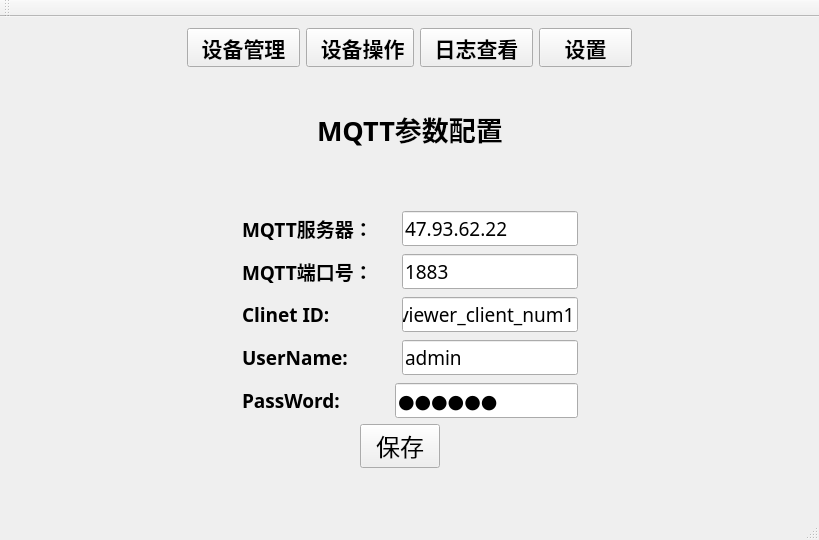
<?xml version="1.0" encoding="UTF-8"?>
<ui version="4.0">
 <class>MainWindow</class>
 <widget class="QMainWindow" name="MainWindow">
  <property name="geometry">
   <rect>
    <x>0</x>
    <y>0</y>
    <width>819</width>
    <height>540</height>
   </rect>
  </property>
  <property name="windowTitle">
   <string>MainWindow</string>
  </property>
  <widget class="QWidget" name="centralWidget">
   <layout class="QGridLayout" name="gridLayout_4">
    <item row="0" column="0">
     <layout class="QHBoxLayout" name="horizontalLayout_3">
      <property name="sizeConstraint">
       <enum>QLayout::SetFixedSize</enum>
      </property>
      <property name="bottomMargin">
       <number>2</number>
      </property>
      <item>
       <spacer name="horizontalSpacer_5">
        <property name="orientation">
         <enum>Qt::Horizontal</enum>
        </property>
        <property name="sizeHint" stdset="0">
         <size>
          <width>28</width>
          <height>20</height>
         </size>
        </property>
       </spacer>
      </item>
      <item>
       <widget class="QToolButton" name="tbn_device">
        <property name="sizePolicy">
         <sizepolicy hsizetype="Minimum" vsizetype="Minimum">
          <horstretch>0</horstretch>
          <verstretch>0</verstretch>
         </sizepolicy>
        </property>
        <property name="font">
         <font>
          <family>Aharoni</family>
          <pointsize>16</pointsize>
          <weight>75</weight>
          <bold>true</bold>
         </font>
        </property>
        <property name="toolTipDuration">
         <number>-2</number>
        </property>
        <property name="text">
         <string> 设备管理 </string>
        </property>
       </widget>
      </item>
      <item>
       <widget class="QToolButton" name="tbn_dev_contrl">
        <property name="sizePolicy">
         <sizepolicy hsizetype="Minimum" vsizetype="Minimum">
          <horstretch>0</horstretch>
          <verstretch>0</verstretch>
         </sizepolicy>
        </property>
        <property name="font">
         <font>
          <family>Aharoni</family>
          <pointsize>16</pointsize>
          <weight>75</weight>
          <bold>true</bold>
         </font>
        </property>
        <property name="text">
         <string> 设备操作</string>
        </property>
       </widget>
      </item>
      <item>
       <widget class="QToolButton" name="tbn_view">
        <property name="sizePolicy">
         <sizepolicy hsizetype="Minimum" vsizetype="Minimum">
          <horstretch>0</horstretch>
          <verstretch>0</verstretch>
         </sizepolicy>
        </property>
        <property name="font">
         <font>
          <family>Aharoni</family>
          <pointsize>16</pointsize>
          <weight>75</weight>
          <bold>true</bold>
         </font>
        </property>
        <property name="text">
         <string> 日志查看 </string>
        </property>
       </widget>
      </item>
      <item>
       <widget class="QToolButton" name="tbn_setting">
        <property name="sizePolicy">
         <sizepolicy hsizetype="Minimum" vsizetype="Minimum">
          <horstretch>0</horstretch>
          <verstretch>0</verstretch>
         </sizepolicy>
        </property>
        <property name="font">
         <font>
          <family>Aharoni</family>
          <pointsize>16</pointsize>
          <weight>75</weight>
          <bold>true</bold>
         </font>
        </property>
        <property name="text">
         <string>   设置   </string>
        </property>
       </widget>
      </item>
      <item>
       <spacer name="horizontalSpacer_6">
        <property name="orientation">
         <enum>Qt::Horizontal</enum>
        </property>
        <property name="sizeHint" stdset="0">
         <size>
          <width>28</width>
          <height>20</height>
         </size>
        </property>
       </spacer>
      </item>
     </layout>
    </item>
    <item row="1" column="0">
     <widget class="QStackedWidget" name="stackedWidget">
      <property name="minimumSize">
       <size>
        <width>0</width>
        <height>427</height>
       </size>
      </property>
      <property name="currentIndex">
       <number>5</number>
      </property>
      <widget class="QWidget" name="page">
       <layout class="QGridLayout" name="gridLayout">
        <item row="0" column="0">
         <layout class="QVBoxLayout" name="verticalLayout_2">
          <item>
           <spacer name="verticalSpacer_4">
            <property name="orientation">
             <enum>Qt::Vertical</enum>
            </property>
            <property name="sizeHint" stdset="0">
             <size>
              <width>20</width>
              <height>28</height>
             </size>
            </property>
           </spacer>
          </item>
          <item>
           <layout class="QHBoxLayout" name="horizontalLayout_2">
            <item>
             <spacer name="horizontalSpacer_3">
              <property name="orientation">
               <enum>Qt::Horizontal</enum>
              </property>
              <property name="sizeHint" stdset="0">
               <size>
                <width>198</width>
                <height>20</height>
               </size>
              </property>
             </spacer>
            </item>
            <item>
             <widget class="QLabel" name="label">
              <property name="font">
               <font>
                <family>Aharoni</family>
                <pointsize>22</pointsize>
                <weight>75</weight>
                <bold>true</bold>
               </font>
              </property>
              <property name="text">
               <string>智能井盖管理系统</string>
              </property>
             </widget>
            </item>
            <item>
             <spacer name="horizontalSpacer_4">
              <property name="orientation">
               <enum>Qt::Horizontal</enum>
              </property>
              <property name="sizeHint" stdset="0">
               <size>
                <width>238</width>
                <height>20</height>
               </size>
              </property>
             </spacer>
            </item>
           </layout>
          </item>
          <item>
           <spacer name="verticalSpacer_3">
            <property name="orientation">
             <enum>Qt::Vertical</enum>
            </property>
            <property name="sizeHint" stdset="0">
             <size>
              <width>20</width>
              <height>158</height>
             </size>
            </property>
           </spacer>
          </item>
         </layout>
        </item>
        <item row="1" column="0">
         <layout class="QVBoxLayout" name="verticalLayout">
          <item>
           <spacer name="verticalSpacer">
            <property name="orientation">
             <enum>Qt::Vertical</enum>
            </property>
            <property name="sizeHint" stdset="0">
             <size>
              <width>20</width>
              <height>40</height>
             </size>
            </property>
           </spacer>
          </item>
          <item>
           <layout class="QHBoxLayout" name="horizontalLayout">
            <item>
             <spacer name="horizontalSpacer">
              <property name="orientation">
               <enum>Qt::Horizontal</enum>
              </property>
              <property name="sizeHint" stdset="0">
               <size>
                <width>258</width>
                <height>20</height>
               </size>
              </property>
             </spacer>
            </item>
            <item>
             <widget class="QPushButton" name="loginbtn">
              <property name="font">
               <font>
                <family>Aharoni</family>
                <pointsize>22</pointsize>
                <weight>75</weight>
                <bold>true</bold>
               </font>
              </property>
              <property name="text">
               <string>登录</string>
              </property>
             </widget>
            </item>
            <item>
             <spacer name="horizontalSpacer_2">
              <property name="orientation">
               <enum>Qt::Horizontal</enum>
              </property>
              <property name="sizeHint" stdset="0">
               <size>
                <width>248</width>
                <height>20</height>
               </size>
              </property>
             </spacer>
            </item>
           </layout>
          </item>
          <item>
           <spacer name="verticalSpacer_2">
            <property name="orientation">
             <enum>Qt::Vertical</enum>
            </property>
            <property name="sizeHint" stdset="0">
             <size>
              <width>20</width>
              <height>40</height>
             </size>
            </property>
           </spacer>
          </item>
         </layout>
        </item>
       </layout>
      </widget>
      <widget class="QWidget" name="page_3">
       <layout class="QGridLayout" name="gridLayout_5">
        <item row="0" column="0">
         <layout class="QVBoxLayout" name="verticalLayout_5">
          <item>
           <layout class="QHBoxLayout" name="horizontalLayout_12">
            <item>
             <spacer name="horizontalSpacer_18">
              <property name="orientation">
               <enum>Qt::Horizontal</enum>
              </property>
              <property name="sizeHint" stdset="0">
               <size>
                <width>18</width>
                <height>20</height>
               </size>
              </property>
             </spacer>
            </item>
            <item>
             <widget class="QLabel" name="label_14">
              <property name="font">
               <font>
                <family>Aharoni</family>
                <pointsize>14</pointsize>
                <weight>75</weight>
                <bold>true</bold>
               </font>
              </property>
              <property name="text">
               <string>设备列表：</string>
              </property>
             </widget>
            </item>
            <item>
             <spacer name="horizontalSpacer_16">
              <property name="orientation">
               <enum>Qt::Horizontal</enum>
              </property>
              <property name="sizeHint" stdset="0">
               <size>
                <width>338</width>
                <height>20</height>
               </size>
              </property>
             </spacer>
            </item>
           </layout>
          </item>
          <item>
           <widget class="QTableView" name="tableView_dev"/>
          </item>
         </layout>
        </item>
        <item row="0" column="1" rowspan="2">
         <layout class="QVBoxLayout" name="verticalLayout_6">
          <item>
           <widget class="QLabel" name="label_15">
            <property name="font">
             <font>
              <family>Aharoni</family>
              <pointsize>14</pointsize>
              <weight>75</weight>
              <bold>true</bold>
             </font>
            </property>
            <property name="text">
             <string>设备属性：</string>
            </property>
           </widget>
          </item>
          <item>
           <widget class="QTextEdit" name="te_dev_params">
            <property name="font">
             <font>
              <family>黑体</family>
              <pointsize>12</pointsize>
              <weight>50</weight>
              <bold>false</bold>
             </font>
            </property>
            <property name="readOnly">
             <bool>true</bool>
            </property>
           </widget>
          </item>
         </layout>
        </item>
        <item row="1" column="0">
         <layout class="QHBoxLayout" name="horizontalLayout_13">
          <item>
           <spacer name="horizontalSpacer_20">
            <property name="orientation">
             <enum>Qt::Horizontal</enum>
            </property>
            <property name="sizeHint" stdset="0">
             <size>
              <width>28</width>
              <height>20</height>
             </size>
            </property>
           </spacer>
          </item>
          <item>
           <widget class="QPushButton" name="pb_dev_add">
            <property name="font">
             <font>
              <family>黑体</family>
              <pointsize>20</pointsize>
              <weight>50</weight>
              <bold>false</bold>
             </font>
            </property>
            <property name="text">
             <string>添加</string>
            </property>
           </widget>
          </item>
          <item>
           <widget class="QPushButton" name="pb_dev_change">
            <property name="font">
             <font>
              <family>黑体</family>
              <pointsize>20</pointsize>
             </font>
            </property>
            <property name="text">
             <string>修改</string>
            </property>
           </widget>
          </item>
          <item>
           <widget class="QPushButton" name="pb_dev_dele">
            <property name="font">
             <font>
              <family>黑体</family>
              <pointsize>20</pointsize>
             </font>
            </property>
            <property name="text">
             <string>删除</string>
            </property>
           </widget>
          </item>
          <item>
           <widget class="QPushButton" name="pb_dev_reflash">
            <property name="font">
             <font>
              <family>黑体</family>
              <pointsize>20</pointsize>
             </font>
            </property>
            <property name="text">
             <string>刷新</string>
            </property>
           </widget>
          </item>
          <item>
           <spacer name="horizontalSpacer_21">
            <property name="orientation">
             <enum>Qt::Horizontal</enum>
            </property>
            <property name="sizeHint" stdset="0">
             <size>
              <width>58</width>
              <height>20</height>
             </size>
            </property>
           </spacer>
          </item>
         </layout>
        </item>
       </layout>
      </widget>
      <widget class="QWidget" name="page_2">
       <widget class="QGroupBox" name="groupBox">
        <property name="geometry">
         <rect>
          <x>170</x>
          <y>60</y>
          <width>531</width>
          <height>341</height>
         </rect>
        </property>
        <property name="title">
         <string>操作区域</string>
        </property>
        <widget class="QLabel" name="label_2">
         <property name="geometry">
          <rect>
           <x>30</x>
           <y>40</y>
           <width>71</width>
           <height>31</height>
          </rect>
         </property>
         <property name="text">
          <string>已订阅主题 ：</string>
         </property>
        </widget>
        <widget class="QComboBox" name="comboBox">
         <property name="geometry">
          <rect>
           <x>120</x>
           <y>40</y>
           <width>341</width>
           <height>31</height>
          </rect>
         </property>
        </widget>
        <widget class="QLabel" name="label_3">
         <property name="geometry">
          <rect>
           <x>20</x>
           <y>90</y>
           <width>81</width>
           <height>16</height>
          </rect>
         </property>
         <property name="text">
          <string>默认发布主题：</string>
         </property>
        </widget>
        <widget class="QComboBox" name="comboBox_2">
         <property name="geometry">
          <rect>
           <x>120</x>
           <y>80</y>
           <width>341</width>
           <height>31</height>
          </rect>
         </property>
        </widget>
        <widget class="QLineEdit" name="lineEdit">
         <property name="geometry">
          <rect>
           <x>130</x>
           <y>120</y>
           <width>331</width>
           <height>21</height>
          </rect>
         </property>
        </widget>
        <widget class="QLineEdit" name="lineEdit_2">
         <property name="geometry">
          <rect>
           <x>130</x>
           <y>150</y>
           <width>331</width>
           <height>21</height>
          </rect>
         </property>
        </widget>
        <widget class="QLabel" name="label_4">
         <property name="geometry">
          <rect>
           <x>30</x>
           <y>120</y>
           <width>91</width>
           <height>16</height>
          </rect>
         </property>
         <property name="text">
          <string>新订阅主题：</string>
         </property>
        </widget>
        <widget class="QLabel" name="label_5">
         <property name="geometry">
          <rect>
           <x>40</x>
           <y>150</y>
           <width>91</width>
           <height>16</height>
          </rect>
         </property>
         <property name="text">
          <string>发布主题：</string>
         </property>
        </widget>
        <widget class="QLineEdit" name="lineEdit_3">
         <property name="geometry">
          <rect>
           <x>130</x>
           <y>180</y>
           <width>331</width>
           <height>21</height>
          </rect>
         </property>
        </widget>
        <widget class="QPushButton" name="pushButton">
         <property name="geometry">
          <rect>
           <x>470</x>
           <y>180</y>
           <width>51</width>
           <height>23</height>
          </rect>
         </property>
         <property name="text">
          <string>发布</string>
         </property>
        </widget>
        <widget class="QLabel" name="label_6">
         <property name="geometry">
          <rect>
           <x>40</x>
           <y>180</y>
           <width>71</width>
           <height>16</height>
          </rect>
         </property>
         <property name="text">
          <string>消息内容：</string>
         </property>
        </widget>
        <widget class="QTextEdit" name="textEdit">
         <property name="geometry">
          <rect>
           <x>40</x>
           <y>240</y>
           <width>471</width>
           <height>81</height>
          </rect>
         </property>
        </widget>
        <widget class="QLabel" name="label_7">
         <property name="geometry">
          <rect>
           <x>10</x>
           <y>220</y>
           <width>61</width>
           <height>16</height>
          </rect>
         </property>
         <property name="text">
          <string>获取内容：</string>
         </property>
        </widget>
       </widget>
       <widget class="QGroupBox" name="groupBox_2">
        <property name="geometry">
         <rect>
          <x>20</x>
          <y>40</y>
          <width>131</width>
          <height>361</height>
         </rect>
        </property>
        <property name="title">
         <string>选择设备</string>
        </property>
        <widget class="QTreeView" name="treeView_devlist">
         <property name="geometry">
          <rect>
           <x>10</x>
           <y>22</y>
           <width>111</width>
           <height>331</height>
          </rect>
         </property>
        </widget>
       </widget>
      </widget>
      <widget class="QWidget" name="page_5">
       <widget class="QLabel" name="label_18">
        <property name="geometry">
         <rect>
          <x>60</x>
          <y>50</y>
          <width>191</width>
          <height>71</height>
         </rect>
        </property>
        <property name="font">
         <font>
          <family>Aharoni</family>
          <pointsize>20</pointsize>
          <weight>75</weight>
          <bold>true</bold>
         </font>
        </property>
        <property name="text">
         <string>预留功能</string>
        </property>
       </widget>
      </widget>
      <widget class="QWidget" name="page_4">
       <layout class="QGridLayout" name="gridLayout_6">
        <item row="0" column="0">
         <widget class="QWidget" name="widget" native="true">
          <layout class="QGridLayout" name="gridLayout_2">
           <property name="leftMargin">
            <number>2</number>
           </property>
           <property name="topMargin">
            <number>1</number>
           </property>
           <property name="rightMargin">
            <number>2</number>
           </property>
           <property name="bottomMargin">
            <number>2</number>
           </property>
           <property name="spacing">
            <number>2</number>
           </property>
           <item row="0" column="0">
            <widget class="QSplitter" name="splitter">
             <property name="lineWidth">
              <number>10</number>
             </property>
             <property name="orientation">
              <enum>Qt::Horizontal</enum>
             </property>
             <property name="handleWidth">
              <number>10</number>
             </property>
             <widget class="QWidget" name="layoutWidget">
              <layout class="QVBoxLayout" name="verticalLayout_7" stretch="0,10">
               <item>
                <widget class="QLabel" name="label_16">
                 <property name="text">
                  <string>5分钟定时上报数据：</string>
                 </property>
                </widget>
               </item>
               <item>
                <widget class="QTableView" name="tableView_log"/>
               </item>
              </layout>
             </widget>
             <widget class="QWidget" name="layoutWidget">
              <layout class="QVBoxLayout" name="verticalLayout_8" stretch="0,0">
               <item>
                <widget class="QLabel" name="label_17">
                 <property name="text">
                  <string>小时上报数据：</string>
                 </property>
                </widget>
               </item>
               <item>
                <widget class="QTableView" name="tableView_log_perhour"/>
               </item>
              </layout>
             </widget>
            </widget>
           </item>
          </layout>
         </widget>
        </item>
        <item row="1" column="0">
         <layout class="QHBoxLayout" name="horizontalLayout_10">
          <item>
           <widget class="QPushButton" name="pushButton_2">
            <property name="font">
             <font>
              <family>Aharoni</family>
              <pointsize>16</pointsize>
              <weight>75</weight>
              <bold>true</bold>
             </font>
            </property>
            <property name="text">
             <string>全部记录</string>
            </property>
           </widget>
          </item>
          <item>
           <widget class="QComboBox" name="comboBox_3">
            <property name="font">
             <font>
              <family>宋体</family>
              <pointsize>16</pointsize>
              <weight>50</weight>
              <bold>false</bold>
             </font>
            </property>
           </widget>
          </item>
          <item>
           <widget class="QDateEdit" name="dateEdit">
            <property name="font">
             <font>
              <family>宋体</family>
              <pointsize>14</pointsize>
              <weight>50</weight>
              <bold>false</bold>
             </font>
            </property>
           </widget>
          </item>
          <item>
           <widget class="QPushButton" name="pushButton_4">
            <property name="font">
             <font>
              <family>Aharoni</family>
              <pointsize>16</pointsize>
              <weight>75</weight>
              <bold>true</bold>
             </font>
            </property>
            <property name="text">
             <string>搜索</string>
            </property>
           </widget>
          </item>
          <item>
           <widget class="QPushButton" name="pb_reflash">
            <property name="font">
             <font>
              <family>黑体</family>
              <pointsize>16</pointsize>
             </font>
            </property>
            <property name="text">
             <string>刷新</string>
            </property>
           </widget>
          </item>
         </layout>
        </item>
       </layout>
      </widget>
      <widget class="QWidget" name="page_6">
       <layout class="QGridLayout" name="gridLayout_3">
        <item row="0" column="1">
         <spacer name="verticalSpacer_5">
          <property name="orientation">
           <enum>Qt::Vertical</enum>
          </property>
          <property name="sizeHint" stdset="0">
           <size>
            <width>20</width>
            <height>33</height>
           </size>
          </property>
         </spacer>
        </item>
        <item row="1" column="0" colspan="3">
         <layout class="QHBoxLayout" name="horizontalLayout_9">
          <item>
           <spacer name="horizontalSpacer_7">
            <property name="orientation">
             <enum>Qt::Horizontal</enum>
            </property>
            <property name="sizeHint" stdset="0">
             <size>
              <width>248</width>
              <height>20</height>
             </size>
            </property>
           </spacer>
          </item>
          <item>
           <widget class="QLabel" name="label_13">
            <property name="font">
             <font>
              <family>Aharoni</family>
              <pointsize>20</pointsize>
              <weight>75</weight>
              <bold>true</bold>
             </font>
            </property>
            <property name="text">
             <string>MQTT参数配置</string>
            </property>
           </widget>
          </item>
          <item>
           <spacer name="horizontalSpacer_9">
            <property name="orientation">
             <enum>Qt::Horizontal</enum>
            </property>
            <property name="sizeHint" stdset="0">
             <size>
              <width>258</width>
              <height>20</height>
             </size>
            </property>
           </spacer>
          </item>
         </layout>
        </item>
        <item row="2" column="1">
         <spacer name="verticalSpacer_6">
          <property name="orientation">
           <enum>Qt::Vertical</enum>
          </property>
          <property name="sizeHint" stdset="0">
           <size>
            <width>20</width>
            <height>66</height>
           </size>
          </property>
         </spacer>
        </item>
        <item row="3" column="0">
         <spacer name="horizontalSpacer_10">
          <property name="orientation">
           <enum>Qt::Horizontal</enum>
          </property>
          <property name="sizeHint" stdset="0">
           <size>
            <width>154</width>
            <height>20</height>
           </size>
          </property>
         </spacer>
        </item>
        <item row="3" column="1">
         <layout class="QVBoxLayout" name="verticalLayout_4">
          <item>
           <layout class="QVBoxLayout" name="verticalLayout_3">
            <property name="spacing">
             <number>8</number>
            </property>
            <item>
             <layout class="QHBoxLayout" name="horizontalLayout_4">
              <item>
               <widget class="QLabel" name="label_11">
                <property name="font">
                 <font>
                  <family>Aharoni</family>
                  <pointsize>14</pointsize>
                  <weight>75</weight>
                  <bold>true</bold>
                 </font>
                </property>
                <property name="text">
                 <string>MQTT服务器：</string>
                </property>
               </widget>
              </item>
              <item>
               <spacer name="horizontalSpacer_8">
                <property name="orientation">
                 <enum>Qt::Horizontal</enum>
                </property>
                <property name="sizeHint" stdset="0">
                 <size>
                  <width>18</width>
                  <height>20</height>
                 </size>
                </property>
               </spacer>
              </item>
              <item>
               <widget class="QLineEdit" name="le_ip">
                <property name="font">
                 <font>
                  <family>宋体</family>
                  <pointsize>14</pointsize>
                  <weight>50</weight>
                  <bold>false</bold>
                 </font>
                </property>
                <property name="text">
                 <string>47.93.62.22</string>
                </property>
               </widget>
              </item>
             </layout>
            </item>
            <item>
             <layout class="QHBoxLayout" name="horizontalLayout_5">
              <item>
               <widget class="QLabel" name="label_10">
                <property name="font">
                 <font>
                  <family>Aharoni</family>
                  <pointsize>14</pointsize>
                  <weight>75</weight>
                  <bold>true</bold>
                 </font>
                </property>
                <property name="text">
                 <string>MQTT端口号：</string>
                </property>
               </widget>
              </item>
              <item>
               <spacer name="horizontalSpacer_11">
                <property name="orientation">
                 <enum>Qt::Horizontal</enum>
                </property>
                <property name="sizeHint" stdset="0">
                 <size>
                  <width>18</width>
                  <height>20</height>
                 </size>
                </property>
               </spacer>
              </item>
              <item>
               <widget class="QLineEdit" name="le_port">
                <property name="font">
                 <font>
                  <family>宋体</family>
                  <pointsize>14</pointsize>
                 </font>
                </property>
                <property name="text">
                 <string>1883</string>
                </property>
               </widget>
              </item>
             </layout>
            </item>
            <item>
             <layout class="QHBoxLayout" name="horizontalLayout_6">
              <item>
               <widget class="QLabel" name="label_8">
                <property name="font">
                 <font>
                  <family>Aharoni</family>
                  <pointsize>14</pointsize>
                  <weight>75</weight>
                  <bold>true</bold>
                 </font>
                </property>
                <property name="text">
                 <string>Clinet ID:</string>
                </property>
               </widget>
              </item>
              <item>
               <spacer name="horizontalSpacer_14">
                <property name="orientation">
                 <enum>Qt::Horizontal</enum>
                </property>
                <property name="sizeHint" stdset="0">
                 <size>
                  <width>18</width>
                  <height>20</height>
                 </size>
                </property>
               </spacer>
              </item>
              <item>
               <widget class="QLineEdit" name="le_client_id">
                <property name="font">
                 <font>
                  <family>宋体</family>
                  <pointsize>14</pointsize>
                 </font>
                </property>
                <property name="text">
                 <string>viewer_client_num1</string>
                </property>
               </widget>
              </item>
             </layout>
            </item>
            <item>
             <layout class="QHBoxLayout" name="horizontalLayout_7">
              <item>
               <widget class="QLabel" name="label_9">
                <property name="font">
                 <font>
                  <family>Aharoni</family>
                  <pointsize>14</pointsize>
                  <weight>75</weight>
                  <bold>true</bold>
                 </font>
                </property>
                <property name="text">
                 <string>UserName:</string>
                </property>
               </widget>
              </item>
              <item>
               <spacer name="horizontalSpacer_17">
                <property name="orientation">
                 <enum>Qt::Horizontal</enum>
                </property>
                <property name="sizeHint" stdset="0">
                 <size>
                  <width>18</width>
                  <height>20</height>
                 </size>
                </property>
               </spacer>
              </item>
              <item>
               <widget class="QLineEdit" name="le_username">
                <property name="font">
                 <font>
                  <family>宋体</family>
                  <pointsize>14</pointsize>
                 </font>
                </property>
                <property name="text">
                 <string>admin</string>
                </property>
               </widget>
              </item>
             </layout>
            </item>
            <item>
             <layout class="QHBoxLayout" name="horizontalLayout_8" stretch="3,1,5">
              <item>
               <widget class="QLabel" name="label_12">
                <property name="font">
                 <font>
                  <family>Aharoni</family>
                  <pointsize>14</pointsize>
                  <weight>75</weight>
                  <bold>true</bold>
                 </font>
                </property>
                <property name="text">
                 <string>PassWord:</string>
                </property>
               </widget>
              </item>
              <item>
               <spacer name="horizontalSpacer_19">
                <property name="orientation">
                 <enum>Qt::Horizontal</enum>
                </property>
                <property name="sizeHint" stdset="0">
                 <size>
                  <width>18</width>
                  <height>20</height>
                 </size>
                </property>
               </spacer>
              </item>
              <item>
               <widget class="QLineEdit" name="le_password">
                <property name="font">
                 <font>
                  <family>宋体</family>
                  <pointsize>14</pointsize>
                 </font>
                </property>
                <property name="text">
                 <string>public</string>
                </property>
                <property name="echoMode">
                 <enum>QLineEdit::Password</enum>
                </property>
               </widget>
              </item>
             </layout>
            </item>
           </layout>
          </item>
          <item>
           <layout class="QHBoxLayout" name="horizontalLayout_11">
            <item>
             <spacer name="horizontalSpacer_13">
              <property name="orientation">
               <enum>Qt::Horizontal</enum>
              </property>
              <property name="sizeHint" stdset="0">
               <size>
                <width>118</width>
                <height>20</height>
               </size>
              </property>
             </spacer>
            </item>
            <item>
             <widget class="QPushButton" name="pb_mqttparam_save">
              <property name="font">
               <font>
                <family>黑体</family>
                <pointsize>18</pointsize>
               </font>
              </property>
              <property name="text">
               <string>保存</string>
              </property>
             </widget>
            </item>
            <item>
             <spacer name="horizontalSpacer_15">
              <property name="orientation">
               <enum>Qt::Horizontal</enum>
              </property>
              <property name="sizeHint" stdset="0">
               <size>
                <width>138</width>
                <height>20</height>
               </size>
              </property>
             </spacer>
            </item>
           </layout>
          </item>
         </layout>
        </item>
        <item row="3" column="2">
         <spacer name="horizontalSpacer_12">
          <property name="orientation">
           <enum>Qt::Horizontal</enum>
          </property>
          <property name="sizeHint" stdset="0">
           <size>
            <width>184</width>
            <height>20</height>
           </size>
          </property>
         </spacer>
        </item>
        <item row="4" column="1">
         <spacer name="verticalSpacer_7">
          <property name="orientation">
           <enum>Qt::Vertical</enum>
          </property>
          <property name="sizeHint" stdset="0">
           <size>
            <width>20</width>
            <height>38</height>
           </size>
          </property>
         </spacer>
        </item>
       </layout>
      </widget>
     </widget>
    </item>
   </layout>
  </widget>
  <widget class="QMenuBar" name="menuBar">
   <property name="geometry">
    <rect>
     <x>0</x>
     <y>0</y>
     <width>819</width>
     <height>23</height>
    </rect>
   </property>
  </widget>
  <widget class="QToolBar" name="mainToolBar">
   <attribute name="toolBarArea">
    <enum>TopToolBarArea</enum>
   </attribute>
   <attribute name="toolBarBreak">
    <bool>false</bool>
   </attribute>
  </widget>
  <widget class="QStatusBar" name="statusBar"/>
 </widget>
 <layoutdefault spacing="6" margin="11"/>
 <resources/>
 <connections/>
</ui>
